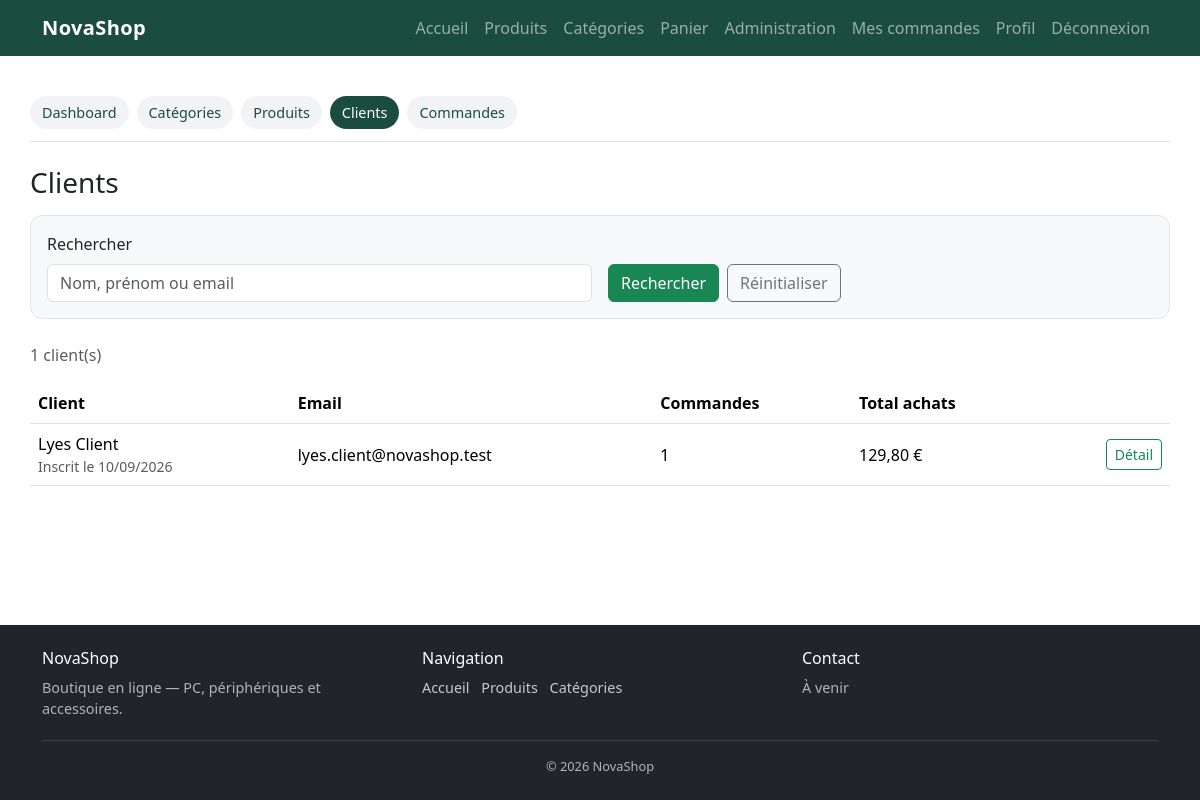
The app's page /admin/clients.php (signed in) with its own data.
### tables this page shows
CREATE TABLE users (
    id INT UNSIGNED AUTO_INCREMENT PRIMARY KEY,
    prenom VARCHAR(100) NOT NULL,
    nom VARCHAR(100) NOT NULL,
    email VARCHAR(150) NOT NULL UNIQUE,
    telephone VARCHAR(30) NOT NULL,
    adresse VARCHAR(255) NOT NULL,
    mot_de_passe VARCHAR(255) NOT NULL,
    role ENUM('admin', 'client') NOT NULL DEFAULT 'client',
    created_at DATETIME NOT NULL DEFAULT CURRENT_TIMESTAMP
);

### includes/functions.php (called while the page is built, shortened)
<?php
function e(?string $value): string
{
    return htmlspecialchars($value ?? '', ENT_QUOTES, 'UTF-8');
}

### includes/catalogue.php (called while the page is built, shortened)
<?php
function formatPrix(string|float $prix): string
{
    return number_format((float) $prix, 2, ',', ' ') . ' €';
}

### admin/clients.php (the view, shortened to what this page needs)
<?php
require_once __DIR__ . '/bootstrap.php';
$recherche = trim((string) ($_GET['q'] ?? ''));
$sql = "SELECT u.id, u.prenom, u.nom, u.email, u.telephone, u.role, u.created_at,
               COUNT(o.id) AS nb_commandes,
               COALESCE(SUM(CASE WHEN o.statut != 'annulee' THEN o.total ELSE 0 END), 0) AS total_achats
        FROM users u
        LEFT JOIN orders o ON o.user_id = u.id
        WHERE u.role = 'client'";
$params = [];
$sql .= ' GROUP BY u.id, u.prenom, u.nom, u.email, u.telephone, u.role, u.created_at
          ORDER BY u.nom, u.prenom';
$stmt = $pdo->prepare($sql);
$stmt->execute($params);
$clients = $stmt->fetchAll();
require __DIR__ . '/../includes/header.php';
require __DIR__ . '/nav.php';
?>
<h1 class="h3 mb-3">Clients</h1>
<form class="filters mb-4" method="get" action="<?= e(ADMIN_URL) ?>/clients.php">
    <div class="row g-3 align-items-end">
        <div class="col-12 col-md-6">
            <label class="form-label" for="q">Rechercher</label>
            <input class="form-control" type="search" id="q" name="q" value="<?= e($recherche) ?>"
                   placeholder="Nom, prénom ou email">
        </div>
        <div class="col-12 col-md-6 d-flex gap-2">
            <button class="btn btn-success" type="submit">Rechercher</button>
            <a class="btn btn-outline-secondary" href="<?= e(ADMIN_URL) ?>/clients.php">Réinitialiser</a>
        </div>
    </div>
</form>
<p class="text-muted"><?= e((string) count($clients)) ?> client(s)</p>
<?php if ($clients === []): ?>
    <div class="alert alert-secondary">Aucun client trouvé.</div>
<?php else: ?>
    <div class="table-responsive">
        <table class="table align-middle">
            <thead>
                <tr>
                    <th scope="col">Client</th>
                    <th scope="col">Email</th>
                    <th scope="col">Commandes</th>
                    <th scope="col">Total achats</th>
                    <th scope="col"><span class="visually-hidden">Détail</span></th>
                </tr>
            </thead>
            <tbody>
                <?php foreach ($clients as $client): ?>
                    <tr>
                        <td>
                            <?= e($client['prenom'] . ' ' . $client['nom']) ?>
                            <div class="small text-muted">
                                Inscrit le <?= e(date('d/m/Y', strtotime((string) $client['created_at']))) ?>
                            </div>
                        </td>
                        <td><?= e($client['email']) ?></td>
                        <td><?= e((string) $client['nb_commandes']) ?></td>
                        <td><?= e(formatPrix($client['total_achats'])) ?></td>
                        <td class="text-end">
                            <a class="btn btn-outline-success btn-sm"
                               href="<?= e(ADMIN_URL) ?>/client.php?id=<?= e((string) $client['id']) ?>">
                                Détail
                            </a>
                        </td>
                    </tr>
                <?php endforeach; ?>
            </tbody>
        </table>
    </div>
<?php endif; ?>
<?php require __DIR__ . '/../includes/footer.php'; ?>

### public/css/style.css (style rules this page uses)
.filters { border: 1px solid #e4e4e4; border-radius: 0.75rem; padding: 1rem; background: #f8f9fa; }

### records on screen
users: prenom+nom "Lyes Client", created_at "10/09/2026", email "lyes.client@novashop.test", nb_commandes "1", total_achats "129,80 €"

### other values on screen
$libelle "Dashboard"
$libelle "Catégories"
$libelle "Produits"
$libelle "Clients"
$libelle "Commandes"
count($clients) "1"
